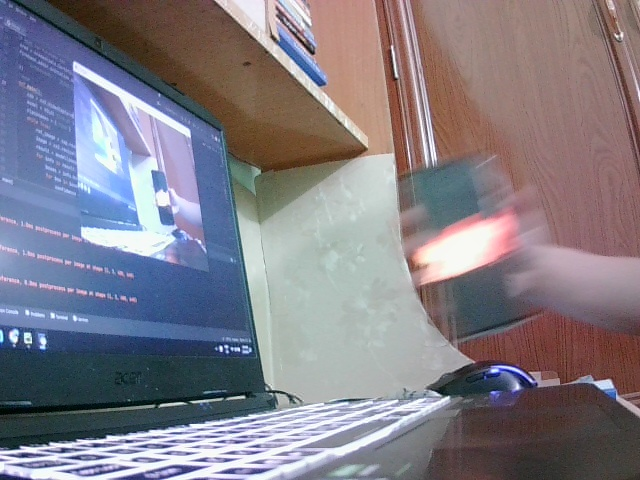
#> input picture Automatic_fire_extinguishing/fire.jpg, 640 x 480 px
$ python -i main.py   (imports and definitions only)
#> lines starting #> are read from the running program, lines starting #| are printed output that depends on the picture; after the words box and inside, x2 and y2 are one past the last pixel; in counts of white or black regions, pixels touching at a corner belong together
#> further down, picture is the input picture: shape (480, 640, 3); mean B, G, R 134.4, 124.6, 128.8
import cv2
import numpy as np
import math

# [14 lines left out: function redcolor, not called in this run]

    # Hiển thị ảnh gốc và ảnh sau khi nhận diện màu đỏ
    # cv2.imshow('Original Image', image)
    # cv2.imshow('Red Detection', result)
def detecfire(image):

    blur = cv2.GaussianBlur(image, (15,15), 0)
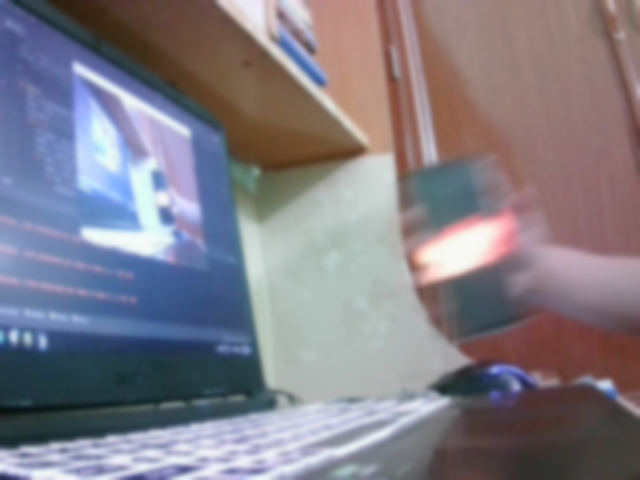
#> blur: shape (480, 640, 3); mean B, G, R 134.4, 124.6, 128.9
    hsv = cv2.cvtColor(blur, cv2.COLOR_BGR2HSV)
#> hsv: shape (480, 640, 3); mean H, S, V 80.5, 68, 149.6

    cv2.imshow('HSV', hsv)

    lower = [18,50,50]
    upper = [35,255,255]

    lower = np.array(lower, dtype= 'uint8')
    upper = np.array(upper, dtype= 'uint8')

    mask = cv2.inRange(hsv, lower, upper)
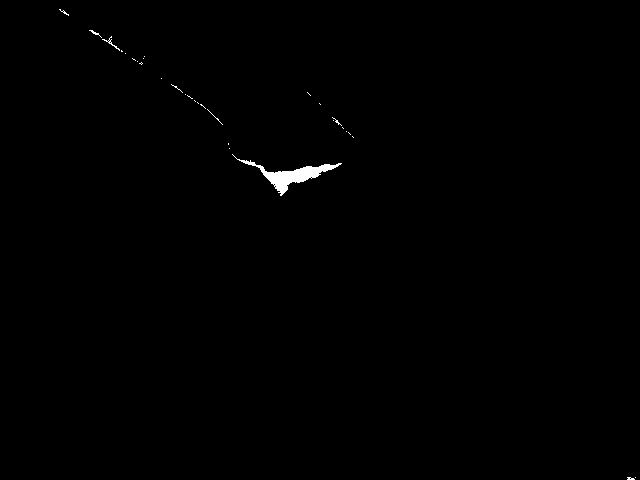
#> mask: shape (480, 640); 0.38% white; 31 white regions (28 under 20 px), largest, box (x1, y1, x2, y2) and area: (232, 154, 342, 196) 973, (102, 36, 120, 51) 40, (89, 30, 102, 38) 24

    cv2.imshow('mask', mask)

    img_out = cv2.bitwise_and(image, hsv, mask= mask)

    cv2.imshow('Original Image', image)
    cv2.imshow('FIRE', img_out)

    return img_out


# [45 lines left out: functions drawxy, distances, main, not called in this run]


# [2 lines not run here, left out]

#edit test


>>> import cv2
>>> picture = cv2.imread('fire.jpg')
>>> result = detecfire(picture)
